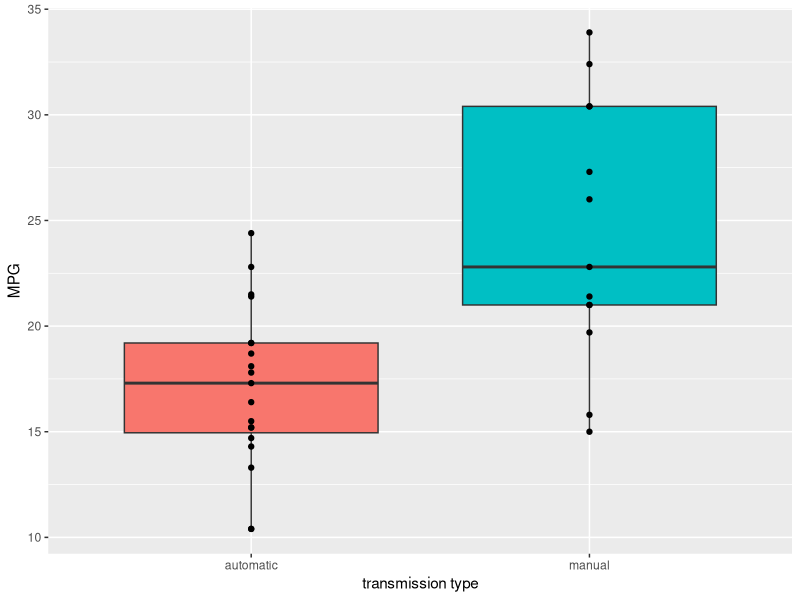
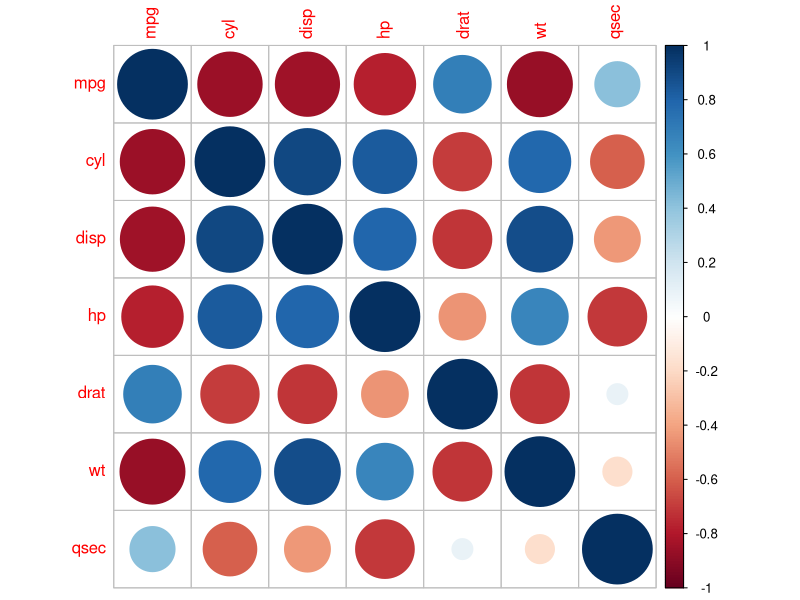

Write the R code that produced these figures, in order.
## ---- chunk 1

# clear workspace
rm(list = ls())

# set knitr options
knitr::opts_chunk$set(warning = FALSE)
knitr::opts_chunk$set(message = FALSE)

# load packages
library(rprojroot)
library(dplyr)
library(tidyr)
library(ggplot2)
library(corrplot)

# source files within this project
path <- function(x) find_root_file(x, criterion = has_file('regression-models-final-project.Rproj'))

## ---- chunk 2

data(mtcars)

## ---- chunk 3

mtcars <- mtcars %>%
  mutate(am_name = ifelse(am == 0, 'automatic', 
                          ifelse(am == 1, 'manual', NA)))
p1 <- ggplot(aes(x = am_name, y = mpg, fill = factor(am_name)), data = mtcars) +
  geom_boxplot(show.legend = FALSE) +
  geom_point(show.legend = FALSE) +
  labs(x = 'transmission type', y = 'MPG')

p1

## ---- chunk 4

t.test(mtcars$mpg[mtcars$am==0], mtcars$mpg[mtcars$am==1], paired = FALSE)

## ---- chunk 5

fit <- lm(mpg ~ factor(am), data = mtcars)
summary(fit)

## ---- chunk 6

sumCoef <- summary(fit)$coefficients
sumCoef[1,1] + c(-1, 1) * qt(0.975, df = fit$df) * sumCoef[1, 2]
sumCoef[2,1] + c(-1, 1) * qt(0.975, df = fit$df) * sumCoef[2, 2]

## ---- chunk 7

mtcars_forplot <- mtcars %>%  # choose only numeric variables
  select(-am_name, -vs, -am, -gear, -carb)

mtcars_cor <- cor(mtcars_forplot)
corrplot(mtcars_cor, method = 'circle')

## ---- chunk 8

fit2 <- lm(mpg ~ factor(am) + cyl + disp + hp + wt, data = mtcars)
summary(fit2)

## ---- chunk 9

anova(fit, fit2)

